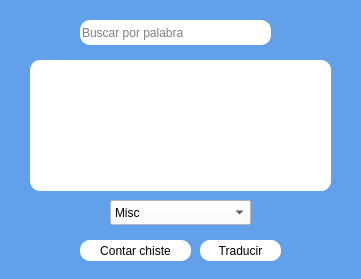
<?xml version="1.0" encoding="UTF-8"?>
<ui version="4.0">
 <class>MainWindow</class>
 <widget class="QMainWindow" name="MainWindow">
  <property name="enabled">
   <bool>true</bool>
  </property>
  <property name="geometry">
   <rect>
    <x>0</x>
    <y>0</y>
    <width>361</width>
    <height>279</height>
   </rect>
  </property>
  <property name="minimumSize">
   <size>
    <width>361</width>
    <height>279</height>
   </size>
  </property>
  <property name="maximumSize">
   <size>
    <width>361</width>
    <height>279</height>
   </size>
  </property>
  <property name="cursor">
   <cursorShape>ArrowCursor</cursorShape>
  </property>
  <property name="windowTitle">
   <string>JokeApp</string>
  </property>
  <property name="layoutDirection">
   <enum>Qt::LeftToRight</enum>
  </property>
  <property name="styleSheet">
   <string notr="true">background-color: rgb(98, 160, 234);</string>
  </property>
  <property name="animated">
   <bool>true</bool>
  </property>
  <widget class="QWidget" name="centralwidget">
   <widget class="QPushButton" name="chiste">
    <property name="geometry">
     <rect>
      <x>80</x>
      <y>240</y>
      <width>111</width>
      <height>21</height>
     </rect>
    </property>
    <property name="cursor">
     <cursorShape>OpenHandCursor</cursorShape>
    </property>
    <property name="toolTipDuration">
     <number>9</number>
    </property>
    <property name="styleSheet">
     <string notr="true">border-radius: 10px;
background-color: rgb(255, 255, 255);</string>
    </property>
    <property name="text">
     <string>Contar chiste</string>
    </property>
   </widget>
   <widget class="QPushButton" name="traducir">
    <property name="geometry">
     <rect>
      <x>200</x>
      <y>240</y>
      <width>81</width>
      <height>21</height>
     </rect>
    </property>
    <property name="cursor">
     <cursorShape>OpenHandCursor</cursorShape>
    </property>
    <property name="toolTipDuration">
     <number>9</number>
    </property>
    <property name="styleSheet">
     <string notr="true">border-radius: 10px;
background-color: rgb(255, 255, 255);
</string>
    </property>
    <property name="text">
     <string>Traducir</string>
    </property>
   </widget>
   <widget class="QPushButton" name="esBtn">
    <property name="geometry">
     <rect>
      <x>290</x>
      <y>160</y>
      <width>31</width>
      <height>31</height>
     </rect>
    </property>
    <property name="cursor">
     <cursorShape>OpenHandCursor</cursorShape>
    </property>
    <property name="toolTipDuration">
     <number>9</number>
    </property>
    <property name="styleSheet">
     <string notr="true">border-radius: 10px;
background-color: rgb(255, 255, 255);
image: url(:/Bandera/Bandera-de-Reino-Unido.png);

</string>
    </property>
    <property name="text">
     <string/>
    </property>
   </widget>
   <widget class="QTextBrowser" name="textBrowser">
    <property name="geometry">
     <rect>
      <x>30</x>
      <y>60</y>
      <width>301</width>
      <height>131</height>
     </rect>
    </property>
    <property name="styleSheet">
     <string notr="true">background-color: rgb(255, 255, 255);
border-radius: 10px;</string>
    </property>
   </widget>
   <widget class="QLineEdit" name="lineEdit">
    <property name="geometry">
     <rect>
      <x>80</x>
      <y>20</y>
      <width>191</width>
      <height>25</height>
     </rect>
    </property>
    <property name="styleSheet">
     <string notr="true">background-color: rgb(255, 255, 255);
border-radius: 10px;</string>
    </property>
    <property name="text">
     <string/>
    </property>
    <property name="placeholderText">
     <string>Buscar por palabra</string>
    </property>
   </widget>
   <widget class="QPushButton" name="searchBtn">
    <property name="geometry">
     <rect>
      <x>240</x>
      <y>20</y>
      <width>21</width>
      <height>25</height>
     </rect>
    </property>
    <property name="styleSheet">
     <string notr="true">image: url(:/Busqueda/lupa.png);
background-color: rgb(255, 255, 255);
border-radius: 10px;</string>
    </property>
    <property name="text">
     <string/>
    </property>
   </widget>
   <widget class="QComboBox" name="comboBox">
    <property name="geometry">
     <rect>
      <x>110</x>
      <y>200</y>
      <width>141</width>
      <height>25</height>
     </rect>
    </property>
    <property name="styleSheet">
     <string notr="true">background-color: rgb(255, 255, 255);
color: rgb(0, 0, 0);</string>
    </property>
    <property name="placeholderText">
     <string/>
    </property>
    <item>
     <property name="text">
      <string extracomment="Categoría">Misc</string>
     </property>
    </item>
    <item>
     <property name="text">
      <string>Programación</string>
     </property>
    </item>
    <item>
     <property name="text">
      <string>Navidad</string>
     </property>
    </item>
    <item>
     <property name="text">
      <string>Oscuro</string>
     </property>
    </item>
    <item>
     <property name="text">
      <string>Escalofriante</string>
     </property>
    </item>
    <item>
     <property name="text">
      <string>Cualquiera</string>
     </property>
    </item>
   </widget>
   <zorder>chiste</zorder>
   <zorder>traducir</zorder>
   <zorder>textBrowser</zorder>
   <zorder>lineEdit</zorder>
   <zorder>searchBtn</zorder>
   <zorder>comboBox</zorder>
   <zorder>esBtn</zorder>
  </widget>
 </widget>
 <resources>
  <include location="Imagenes/imagenes.qrc"/>
 </resources>
 <connections/>
</ui>
